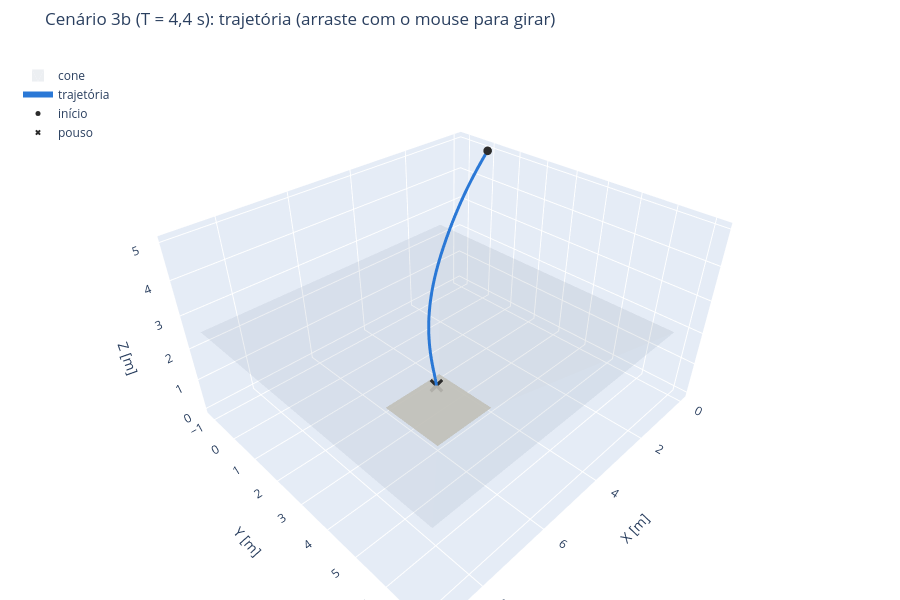

Notebook source saved alongside this figure:
### Code cell
plotar_cenario(resultados["3b"])

### Figure 1 — Plotly figure (JSON) as saved in the notebook; plotly's stock layout.template omitted (floating-point values rounded to 4 significant figures)
{"data": [{"color": "#bdbcb5", "hoverinfo": "name", "i": [0, 0], "j": [1, 2], "k": [2, 3], "name": "plataforma", "opacity": 0.9, "type": "mesh3d", "x": [4, 6, 6, 4], "y": [2, 2, 4, 4], "z": [0, 0, 0, 0]}, {"color": "#6b7f99", "hoverinfo": "name", "i": [0, 0], "j": [1, 2], "k": [2, 3], "name": "cone", "opacity": 0.12, "showlegend": true, "type": "mesh3d", "x": [4, 6, 9.125, 0.875], "y": [2, 2, -1.125, -1.125], "z": [0, 0, 2.5, 2.5]}, {"color": "#6b7f99", "hoverinfo": "name", "i": [0, 0], "j": [1, 2], "k": [2, 3], "name": "cone", "opacity": 0.12, "showlegend": false, "type": "mesh3d", "x": [6, 6, 9.125, 9.125], "y": [2, 4, 7.125, -1.125], "z": [0, 0, 2.5, 2.5]}, {"color": "#6b7f99", "hoverinfo": "name", "i": [0, 0], "j": [1, 2], "k": [2, 3], "name": "cone", "opacity": 0.12, "showlegend": false, "type": "mesh3d", "x": [6, 4, 0.875, 9.125], "y": [4, 4, 7.125, 7.125], "z": [0, 0, 2.5, 2.5]}, {"color": "#6b7f99", "hoverinfo": "name", "i": [0, 0], "j": [1, 2], "k": [2, 3], "name": "cone", "opacity": 0.12, "showlegend": false, "type": "mesh3d", "x": [4, 4, 0.875, 0.875], "y": [4, 2, -1.125, 7.125], "z": [0, 0, 2.5, 2.5]}, {"customdata": [0.0, 0.1, 0.2, 0.3, 0.4, 0.5, 0.6, 0.7, 0.8, 0.9, 1.0, 1.1, 1.2, 1.3, 1.4, 1.5, 1.6, 1.7, 1.8, 1.9, 2.0, 2.1, 2.2, 2.3, 2.4, 2.5, 2.6, 2.7, 2.8, 2.9, 3.0, 3.1, 3.2, 3.3, 3.4, 3.5, 3.6, 3.7, 3.8, 3.9, 4.0, 4.1, 4.2, 4.3, 4.4], "hovertemplate": "t = %{customdata:.1f} s<br>x = %{x:.2f}<br>y = %{y:.2f}<br>z = %{z:.2f}", "line": {"color": "#2a78d6", "width": 6}, "mode": "lines", "name": "trajetória", "type": "scatter3d", "x": [1.273e-16, 0.1999, 0.3992, 0.5973, 0.7937, 0.9878, 1.179, 1.367, 1.552, 1.732, 1.909, 2.08, 2.246, 2.407, 2.562, 2.711, 2.854, 2.991, 3.121, 3.245, 3.362, 3.472, 3.575, 3.672, 3.762, 3.845, 3.921, 3.991, 4.054, 4.111, 4.162, 4.207, 4.246, 4.28, 4.309, 4.332, 4.352, 4.367, 4.379, 4.388, 4.394, 4.397, 4.399, 4.4, 4.4], "y": [-2.682e-17, 0.0002525, 0.001985, 0.006503, 0.01491, 0.02812, 0.04686, 0.0717, 0.103, 0.1411, 0.186, 0.2378, 0.2962, 0.3611, 0.432, 0.5085, 0.5902, 0.6763, 0.7663, 0.8594, 0.955, 1.052, 1.15, 1.248, 1.345, 1.441, 1.534, 1.624, 1.71, 1.791, 1.868, 1.939, 2.004, 2.062, 2.114, 2.159, 2.197, 2.228, 2.253, 2.272, 2.285, 2.293, 2.298, 2.3, 2.3], "z": [5.0, 4.799, 4.595, 4.385, 4.169, 3.948, 3.725, 3.503, 3.284, 3.071, 2.868, 2.674, 2.49, 2.316, 2.152, 1.997, 1.852, 1.715, 1.586, 1.465, 1.35, 1.242, 1.141, 1.045, 0.9554, 0.8706, 0.7908, 0.7156, 0.6448, 0.5782, 0.5154, 0.4562, 0.4006, 0.3481, 0.2987, 0.2522, 0.2084, 0.1672, 0.1284, 0.09174, 0.05802, 0.03009, 0.01094, 0.001545, -3.651e-08]}, {"marker": {"color": "#2b2b2b", "size": 5}, "mode": "markers", "name": "início", "type": "scatter3d", "x": [1.273e-16], "y": [-2.682e-17], "z": [5.0]}, {"marker": {"color": "#2b2b2b", "size": 5, "symbol": "x"}, "mode": "markers", "name": "pouso", "type": "scatter3d", "x": [4.4], "y": [2.3], "z": [-3.651e-08]}], "layout": {"height": 600, "legend": {"x": 0.02, "y": 0.98}, "margin": {"b": 0, "l": 0, "r": 0, "t": 50}, "scene": {"aspectmode": "data", "xaxis": {"title": {"text": "X [m]"}}, "yaxis": {"title": {"text": "Y [m]"}}, "zaxis": {"title": {"text": "Z [m]"}}}, "title": {"text": "Cenário 3b (T = 4,4 s): trajetória (arraste com o mouse para girar)"}}}
